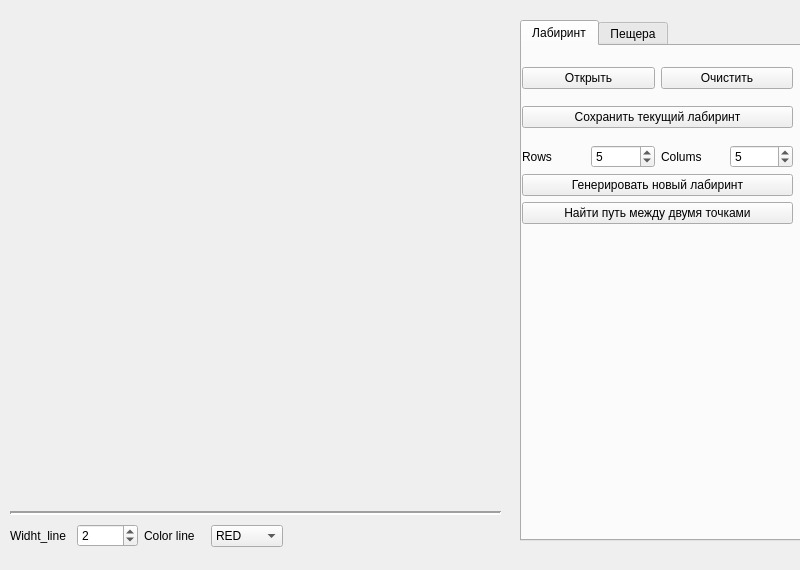
<?xml version="1.0" encoding="UTF-8"?>
<ui version="4.0">
 <class>MainWindow</class>
 <widget class="QMainWindow" name="MainWindow">
  <property name="geometry">
   <rect>
    <x>0</x>
    <y>0</y>
    <width>800</width>
    <height>570</height>
   </rect>
  </property>
  <property name="windowTitle">
   <string>Maze</string>
  </property>
  <widget class="QWidget" name="centralwidget">
   <widget class="QTabWidget" name="tabWidget">
    <property name="geometry">
     <rect>
      <x>520</x>
      <y>20</y>
      <width>281</width>
      <height>521</height>
     </rect>
    </property>
    <property name="currentIndex">
     <number>0</number>
    </property>
    <widget class="QWidget" name="cave">
     <attribute name="title">
      <string>Лабиринт</string>
     </attribute>
     <widget class="QWidget" name="verticalLayoutWidget_2">
      <property name="geometry">
       <rect>
        <x>0</x>
        <y>10</y>
        <width>271</width>
        <height>182</height>
       </rect>
      </property>
      <layout class="QVBoxLayout" name="verticalLayout_2">
       <item>
        <layout class="QHBoxLayout" name="horizontalLayout_2">
         <item>
          <widget class="QPushButton" name="open_maze_btn">
           <property name="text">
            <string>Открыть</string>
           </property>
          </widget>
         </item>
         <item>
          <widget class="QPushButton" name="clear_maze">
           <property name="text">
            <string>Очистить</string>
           </property>
          </widget>
         </item>
        </layout>
       </item>
       <item>
        <widget class="QPushButton" name="save_maze_button">
         <property name="text">
          <string>Сохранить текущий лабиринт</string>
         </property>
        </widget>
       </item>
       <item>
        <layout class="QVBoxLayout" name="verticalLayout">
         <item>
          <layout class="QHBoxLayout" name="horizontalLayout">
           <item>
            <widget class="QLabel" name="label">
             <property name="text">
              <string>Rows</string>
             </property>
            </widget>
           </item>
           <item>
            <widget class="QSpinBox" name="rows_spin">
             <property name="minimum">
              <number>1</number>
             </property>
             <property name="maximum">
              <number>50</number>
             </property>
             <property name="singleStep">
              <number>1</number>
             </property>
             <property name="value">
              <number>5</number>
             </property>
            </widget>
           </item>
           <item>
            <widget class="QLabel" name="label_2">
             <property name="text">
              <string>Colums</string>
             </property>
            </widget>
           </item>
           <item>
            <widget class="QSpinBox" name="cols_spin">
             <property name="minimum">
              <number>1</number>
             </property>
             <property name="maximum">
              <number>50</number>
             </property>
             <property name="value">
              <number>5</number>
             </property>
            </widget>
           </item>
          </layout>
         </item>
         <item>
          <widget class="QPushButton" name="generate_maze_btn">
           <property name="text">
            <string>Генерировать новый лабиринт</string>
           </property>
          </widget>
         </item>
         <item>
          <widget class="QPushButton" name="find_way_btn">
           <property name="text">
            <string>Найти путь между двумя точками</string>
           </property>
          </widget>
         </item>
        </layout>
       </item>
      </layout>
     </widget>
    </widget>
    <widget class="QWidget" name="menu_2">
     <attribute name="title">
      <string>Пещера</string>
     </attribute>
     <widget class="QWidget" name="verticalLayoutWidget">
      <property name="geometry">
       <rect>
        <x>10</x>
        <y>10</y>
        <width>261</width>
        <height>321</height>
       </rect>
      </property>
      <layout class="QVBoxLayout" name="verticalLayout_3">
       <item>
        <layout class="QHBoxLayout" name="horizontalLayout_10">
         <item>
          <widget class="QPushButton" name="open_cave_btn">
           <property name="text">
            <string>Open</string>
           </property>
          </widget>
         </item>
         <item>
          <widget class="QPushButton" name="clear_cave_btn">
           <property name="text">
            <string>Clear</string>
           </property>
          </widget>
         </item>
        </layout>
       </item>
       <item>
        <layout class="QHBoxLayout" name="horizontalLayout_5">
         <item>
          <widget class="QLabel" name="label_8">
           <property name="text">
            <string>Вероятность рождения: </string>
           </property>
          </widget>
         </item>
         <item>
          <widget class="QSpinBox" name="cave_percent_spinBox">
           <property name="maximum">
            <number>100</number>
           </property>
           <property name="value">
            <number>50</number>
           </property>
          </widget>
         </item>
         <item>
          <widget class="QLabel" name="label_7">
           <property name="text">
            <string>%</string>
           </property>
          </widget>
         </item>
        </layout>
       </item>
       <item>
        <layout class="QHBoxLayout" name="horizontalLayout_6">
         <item>
          <widget class="QLabel" name="label_9">
           <property name="text">
            <string>Rows</string>
           </property>
          </widget>
         </item>
         <item>
          <widget class="QSpinBox" name="rows_cave_spin">
           <property name="minimum">
            <number>1</number>
           </property>
           <property name="maximum">
            <number>50</number>
           </property>
           <property name="value">
            <number>5</number>
           </property>
          </widget>
         </item>
         <item>
          <widget class="QLabel" name="label_10">
           <property name="text">
            <string>Colums</string>
           </property>
          </widget>
         </item>
         <item>
          <widget class="QSpinBox" name="cols_cave_spin">
           <property name="minimum">
            <number>1</number>
           </property>
           <property name="maximum">
            <number>50</number>
           </property>
           <property name="value">
            <number>5</number>
           </property>
          </widget>
         </item>
        </layout>
       </item>
       <item>
        <widget class="QPushButton" name="init_cave_btn">
         <property name="text">
          <string>Инициализировать пешеру</string>
         </property>
        </widget>
       </item>
       <item>
        <layout class="QHBoxLayout" name="horizontalLayout_4">
         <item>
          <widget class="QLabel" name="label_5">
           <property name="text">
            <string>Рождения</string>
           </property>
          </widget>
         </item>
         <item>
          <widget class="QSpinBox" name="spinBirth">
           <property name="maximum">
            <number>8</number>
           </property>
           <property name="value">
            <number>3</number>
           </property>
          </widget>
         </item>
         <item>
          <widget class="QLabel" name="label_6">
           <property name="text">
            <string>Смерти</string>
           </property>
          </widget>
         </item>
         <item>
          <widget class="QSpinBox" name="spinDeath">
           <property name="maximum">
            <number>8</number>
           </property>
           <property name="value">
            <number>4</number>
           </property>
          </widget>
         </item>
        </layout>
       </item>
       <item>
        <layout class="QHBoxLayout" name="horizontalLayout_9">
         <item>
          <widget class="QRadioButton" name="auto_radioButton">
           <property name="text">
            <string>Авто</string>
           </property>
           <property name="checked">
            <bool>true</bool>
           </property>
          </widget>
         </item>
         <item>
          <widget class="QRadioButton" name="manual_radioButton_2">
           <property name="text">
            <string>Вручную</string>
           </property>
          </widget>
         </item>
        </layout>
       </item>
       <item>
        <layout class="QHBoxLayout" name="horizontalLayout_7">
         <item>
          <widget class="QLabel" name="label_12">
           <property name="text">
            <string>Время шага:</string>
           </property>
          </widget>
         </item>
         <item>
          <widget class="QSpinBox" name="time_spinBox">
           <property name="maximum">
            <number>1000</number>
           </property>
          </widget>
         </item>
         <item>
          <widget class="QLabel" name="label_11">
           <property name="text">
            <string>ms</string>
           </property>
          </widget>
         </item>
        </layout>
       </item>
       <item>
        <layout class="QHBoxLayout" name="horizontalLayout_8">
         <item>
          <widget class="QLabel" name="label_13">
           <property name="text">
            <string>Количество шагов</string>
           </property>
          </widget>
         </item>
         <item>
          <widget class="QSpinBox" name="steps_spinBox_2">
           <property name="minimum">
            <number>1</number>
           </property>
           <property name="maximum">
            <number>20</number>
           </property>
          </widget>
         </item>
        </layout>
       </item>
       <item>
        <widget class="QPushButton" name="generate_cave_btn">
         <property name="text">
          <string>Generate</string>
         </property>
        </widget>
       </item>
      </layout>
     </widget>
    </widget>
   </widget>
   <widget class="Line" name="line">
    <property name="geometry">
     <rect>
      <x>10</x>
      <y>505</y>
      <width>491</width>
      <height>16</height>
     </rect>
    </property>
    <property name="lineWidth">
     <number>2</number>
    </property>
    <property name="orientation">
     <enum>Qt::Horizontal</enum>
    </property>
   </widget>
   <widget class="QWidget" name="horizontalLayoutWidget_3">
    <property name="geometry">
     <rect>
      <x>10</x>
      <y>520</y>
      <width>273</width>
      <height>32</height>
     </rect>
    </property>
    <layout class="QHBoxLayout" name="horizontalLayout_3">
     <item>
      <widget class="QLabel" name="label_3">
       <property name="text">
        <string>Widht_line</string>
       </property>
      </widget>
     </item>
     <item>
      <widget class="QSpinBox" name="widht_line_spin">
       <property name="minimum">
        <number>1</number>
       </property>
       <property name="maximum">
        <number>10</number>
       </property>
       <property name="value">
        <number>2</number>
       </property>
      </widget>
     </item>
     <item>
      <widget class="QLabel" name="label_4">
       <property name="text">
        <string>Color line</string>
       </property>
      </widget>
     </item>
     <item>
      <widget class="QComboBox" name="color_lines_comboBox">
       <property name="currentText">
        <string>RED</string>
       </property>
       <item>
        <property name="text">
         <string>RED</string>
        </property>
       </item>
       <item>
        <property name="text">
         <string>GREEN</string>
        </property>
       </item>
       <item>
        <property name="text">
         <string>BLUE</string>
        </property>
       </item>
       <item>
        <property name="text">
         <string>BLACK</string>
        </property>
       </item>
      </widget>
     </item>
    </layout>
   </widget>
  </widget>
  <action name="maze_open">
   <property name="text">
    <string>Открыть лабиринт</string>
   </property>
  </action>
  <action name="cave_open">
   <property name="text">
    <string>Открыть пещеру</string>
   </property>
  </action>
  <action name="action">
   <property name="text">
    <string>Выход</string>
   </property>
  </action>
 </widget>
 <resources/>
 <connections/>
</ui>
